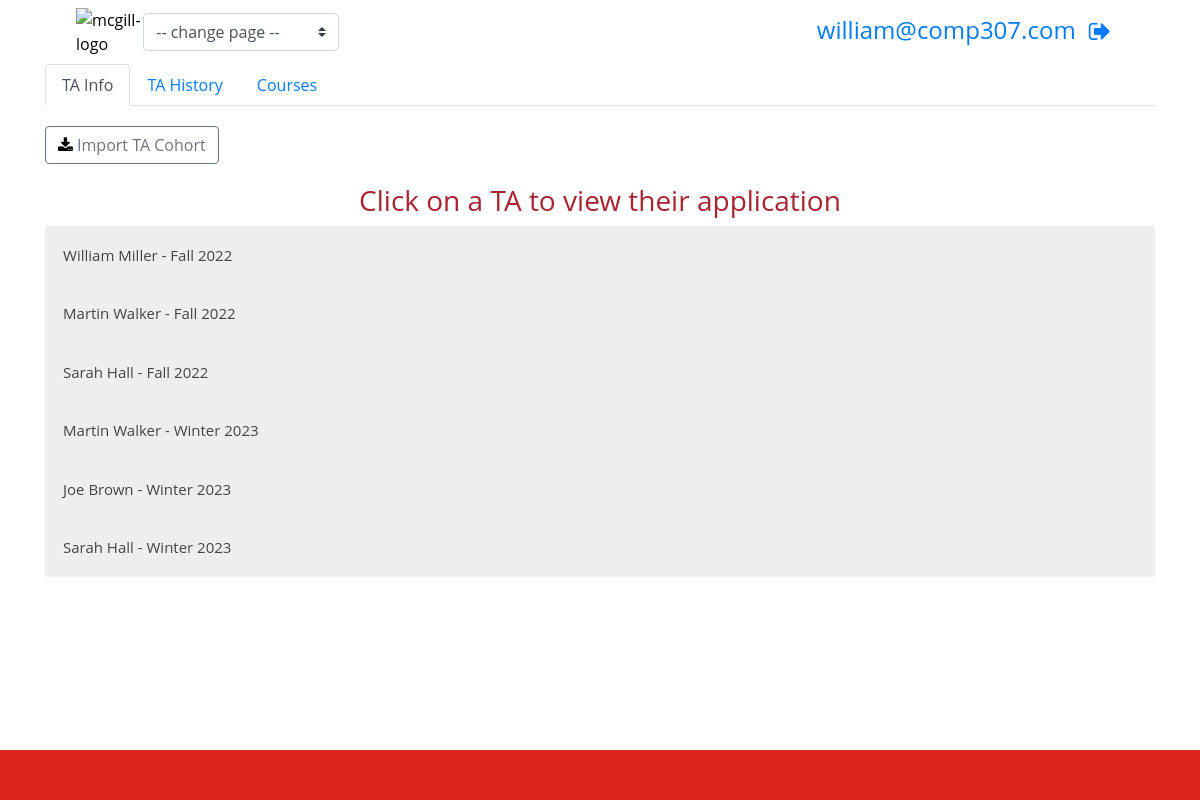
Page /dashboard/dashboard_admin.php (signed in) on the committed database.
### tables this page shows
CREATE TABLE `ta_cohort` (
  `TermYear` varchar(100) NOT NULL,
  `TAName` varchar(100) NOT NULL,
  `StudentID` varchar(100) NOT NULL,
  `LegalName` varchar(100) NOT NULL,
  `Email` varchar(100) NOT NULL,
  `GradUgrad` varchar(100) NOT NULL,
  `SupervisorName` varchar(100) NOT NULL,
  `Priority` varchar(100) NOT NULL,
  `NumberHours` int(11) NOT NULL,
  `DateApplied` varchar(100) NOT NULL,
  `TheLocation` varchar(100) NOT NULL,
  `Phone` varchar(100) NOT NULL,
  `Degree` varchar(100) NOT NULL,
  `CoursesApplied` varchar(100) NOT NULL,
  `OpenToOtherCourses` varchar(100) NOT NULL,
  `Notes` varchar(100) NOT NULL
);

### dashboard/dashboard_admin.php (the view, shortened to what this page needs)
<?php
$id = $_SESSION["email"];
$conn = mysqli_connect("localhost","root","","ta-management");
?>
<!DOCTYPE html>
<html>
  <head>
    <link href="dashboard.css" rel="stylesheet" />
    <link
      rel="stylesheet"
      href="https://cdn.jsdelivr.net/npm/bootstrap@4.1.3/dist/css/bootstrap.min.css"
    />
    <link
      rel="stylesheet"
      href="https://cdnjs.cloudflare.com/ajax/libs/font-awesome/4.7.0/css/font-awesome.min.css"
    />
  </head>
  <body>
    <div class="container">
      <nav class="navbar">
        <div class="container-fluid">
          <div class="d-flex align-items-center">
            <a href="./dashboard.php">
            <img
              src="../media/mcgill_logo.png"
              style="width: 14rem; height: auto"
              alt="mcgill-logo"
            /></a>
            <select class="custom-select" id="jquery-select">
              <option hidden disabled selected value> -- change page -- </option>
            </select>
          </div>
          <div style="display:flex;">
            <div class="email_address"style="font-size:24px; color: #007bff;"><?php echo $id ?></div>
            <div style="float:right;">
              <button
                type="button"
                class="btn btn-link"
                onclick="window.location.replace('../logout/logout.html')"
              >
                <i class="fa fa-sign-out" style="font-size: 24px; color: #007bff;"></i>
              </button>
            </div>
          </div>
        </div>
      </nav>
      <nav>
        <div class="nav nav-tabs" id="nav-tab" role="tablist">
          <a
            class="nav-item nav-link active"
            data-toggle="tab"
            href="#nav-ta-info"
            role="tab"
            >TA Info</a
          >
          <a
            class="nav-item nav-link"
            data-toggle="tab"
            href="#nav-ta-history"
            role="tab"
            >TA History</a
          >
          <a
            class="nav-item nav-link"
            data-toggle="tab"
            href="#nav-courses"
            role="tab"
            >Courses</a
          >
        </div>
      </nav>
      <div class="tab-content" id="nav-tabContent">
        <div class="tab-pane fade show active" id="nav-ta-info" role="tabpanel">
          <button
          type="button"
          class="btn btn-outline-secondary import-button"
          data-toggle="modal"
          data-target="#import-ta"
        >
          <i class="fa fa-download"></i>
          Import TA Cohort
        </button>
          <div style="text-align: center;"><h3 style="margin-top: 20px; color: #a72530">Click on a TA to view their application</h3></div>
          <?php
            $result = $conn -> query("SELECT * FROM ta_cohort ORDER BY TermYear");
              while($row = mysqli_fetch_array($result)) {
          ?>
            <button class="accordion"><?php echo $row['TAName']?> <?php echo " - " . $row['TermYear'] ?></button>
          <?php
            }
          ?>
        </div>
      </div>
    </div>
    <div class="footer">.</div>
  </body>
</html>

### dashboard/dashboard.css (style rules this page uses)
* { font-family: 'Open Sans', sans-serif; color: black; }
* { font-family: 'Open Sans', sans-serif; box-sizing: border-box; color: black; }

### dashboard/dashboard_admin.php (style rules this page uses)
.import-button { margin-top: 20px; }
.accordion { background-color: #eee; color: #444; cursor: pointer; padding: 18px; width: 100%; border: none; text-align: left; outline: none; font-size: 15px; transition: 0.4s; }
.footer { position: fixed; left: 0; bottom: 0; width: 100%; height:50px; background-color: #DC241F; color:#DC241F; text-align: center; }

### rows in the picture
ta_cohort: TAName "William Miller", TermYear "Fall 2022"
ta_cohort: TAName "Martin Walker", TermYear "Fall 2022"
ta_cohort: TAName "Sarah Hall", TermYear "Fall 2022"
ta_cohort: TAName "Martin Walker", TermYear "Winter 2023"
ta_cohort: TAName "Joe Brown", TermYear "Winter 2023"
ta_cohort: TAName "Sarah Hall", TermYear "Winter 2023"

### other values in the picture
$id "william@comp307.com"
